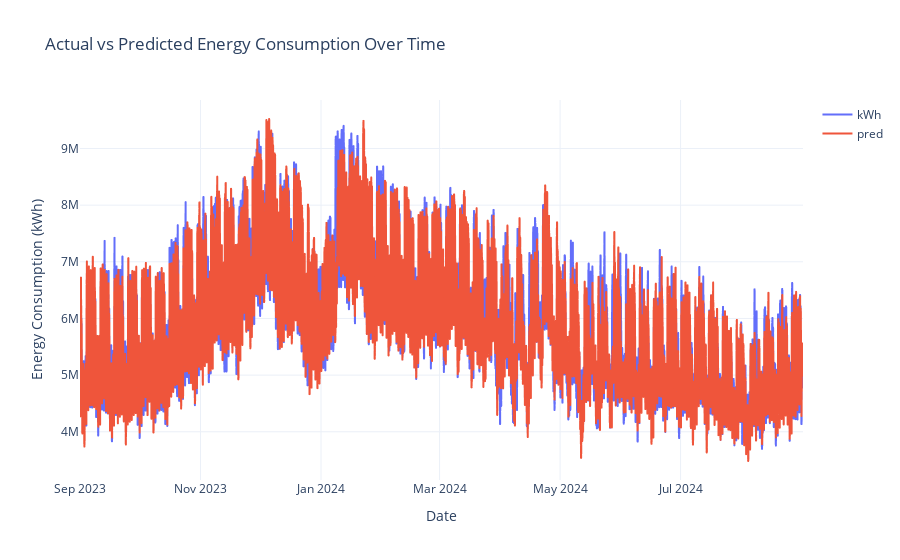

This figure's notebook cell:
### Code cell
# Create the figure with step lines for both actual and predicted values
fig = px.line(
    y_preds_holdout.reset_index(),
    x="datetime",
    y=["kWh", "pred"],
    labels={
        "datetime": "Date",
        "value": "Energy Consumption (kWh)",
        "variable": "Series",
    },
    title="Actual vs Predicted Energy Consumption Over Time",
    line_shape="hv",  # Set line shape to horizontal-vertical for step chart
)

# Customize the layout
fig.update_layout(
    template="plotly_white",
    legend=dict(title=""),
    xaxis_title="Date",
    yaxis_title="Energy Consumption (kWh)",
)

# Show the figure
fig.show()

### Figure 1 — Plotly figure (JSON) as saved in the notebook; plotly's stock layout.template omitted (floating-point values rounded to 4 significant figures; data arrays with more than 128 entries replaced by an {"elided": "..."} marker saying what was removed)
{"data": [{"hovertemplate": "Series=kWh<br>Date=%{x}<br>Energy Consumption (kWh)=%{y}<extra></extra>", "legendgroup": "kWh", "line": {"color": "#636efa", "dash": "solid", "shape": "hv"}, "marker": {"symbol": "circle"}, "mode": "lines", "name": "kWh", "showlegend": true, "type": "scattergl", "x": {"elided": "8784 str values"}, "xaxis": "x", "y": {"elided": "8784 float values"}, "yaxis": "y"}, {"hovertemplate": "Series=pred<br>Date=%{x}<br>Energy Consumption (kWh)=%{y}<extra></extra>", "legendgroup": "pred", "line": {"color": "#EF553B", "dash": "solid", "shape": "hv"}, "marker": {"symbol": "circle"}, "mode": "lines", "name": "pred", "showlegend": true, "type": "scattergl", "x": {"elided": "8784 str values"}, "xaxis": "x", "y": {"elided": "8784 float values"}, "yaxis": "y"}], "layout": {"legend": {"title": {"text": ""}, "tracegroupgap": 0}, "title": {"text": "Actual vs Predicted Energy Consumption Over Time"}, "xaxis": {"anchor": "y", "domain": [0, 1], "title": {"text": "Date"}}, "yaxis": {"anchor": "x", "domain": [0, 1], "title": {"text": "Energy Consumption (kWh)"}}}}
